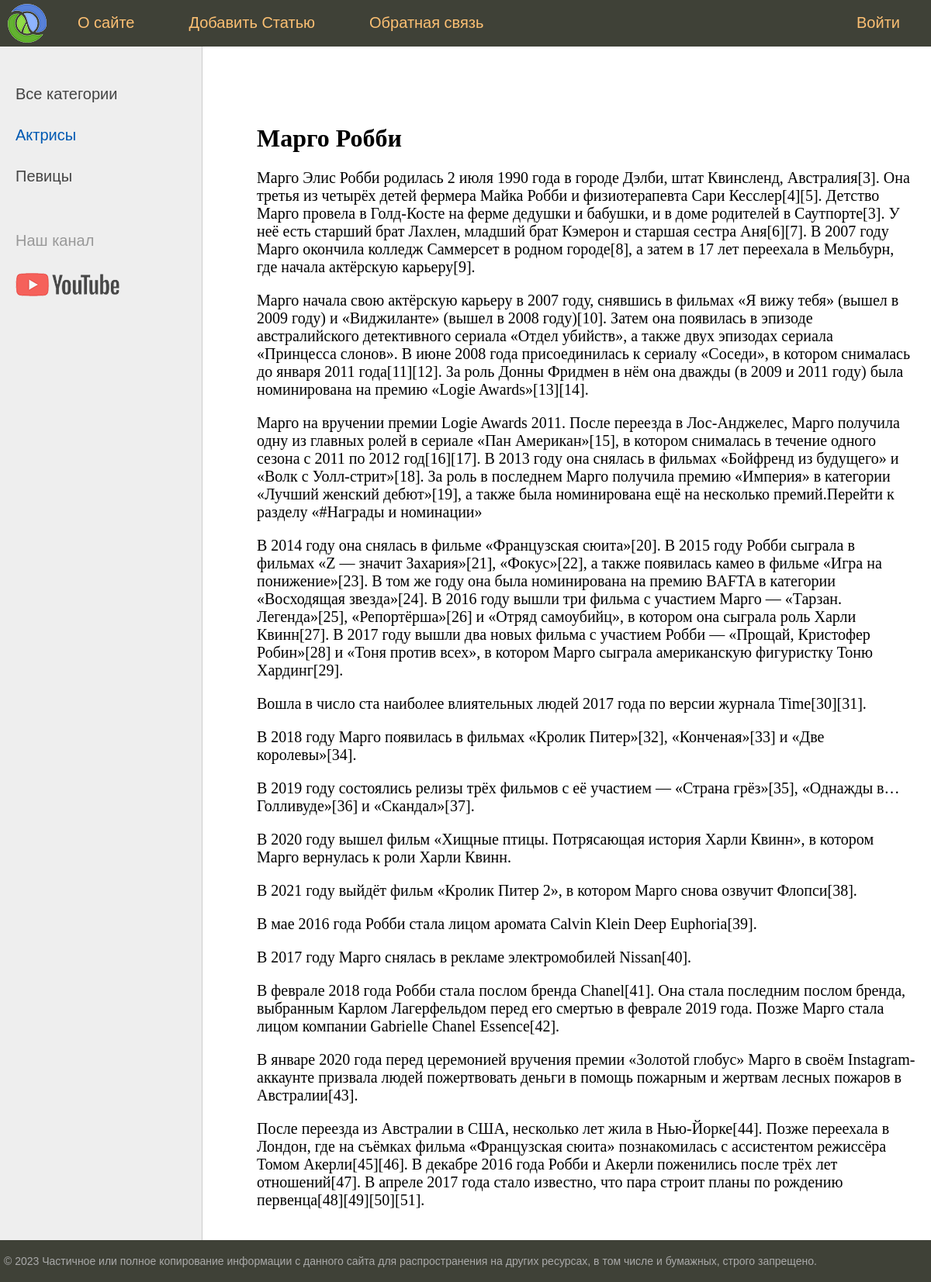
The page /women/post/margo-robbi/ on the database as committed earlier.
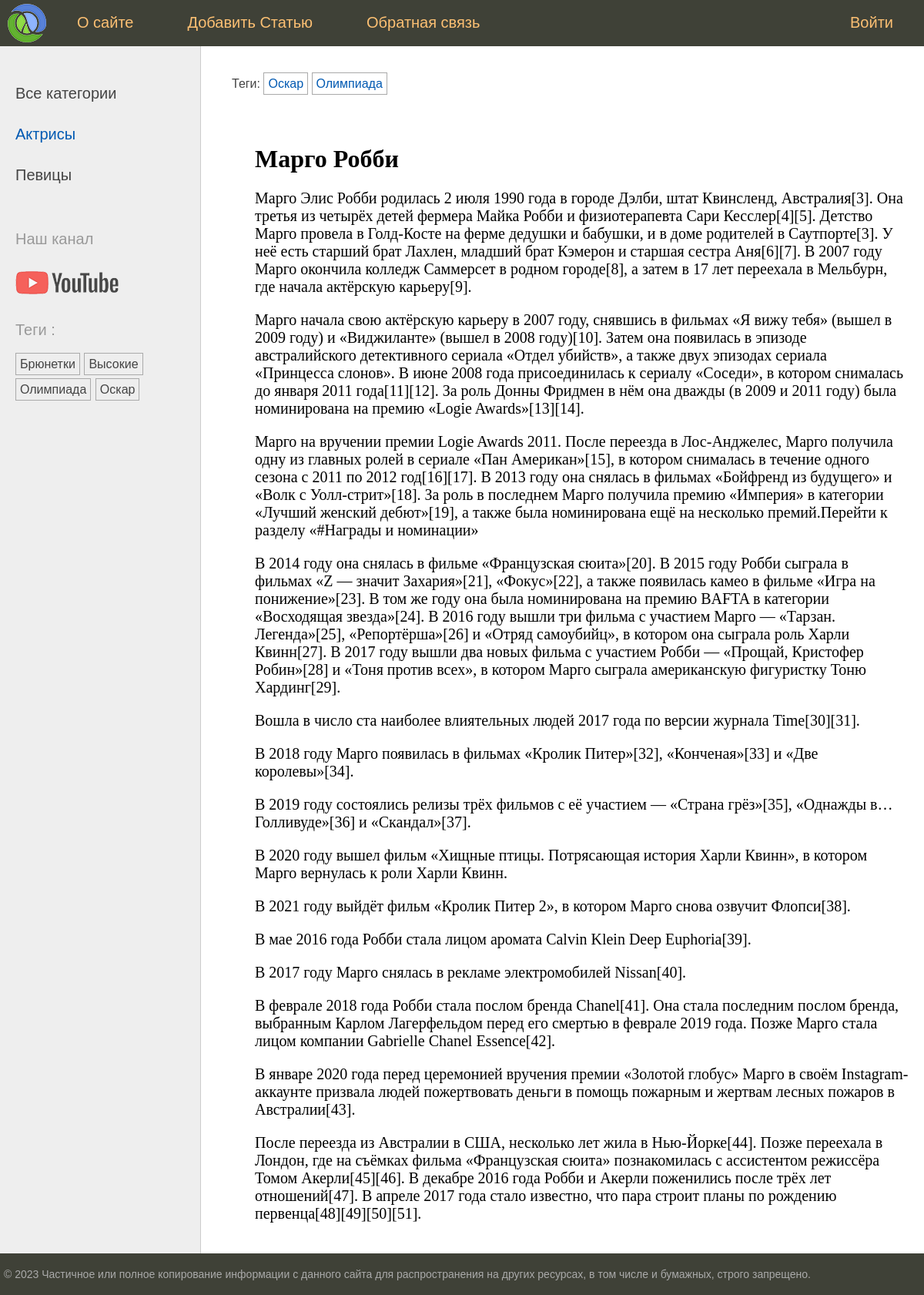
The same page on the database as committed later.
### women/models.py (models this page shows, shortened)
class Category(models.Model):
    name = models.CharField(max_length=100, db_index=True)
    slug = models.SlugField(max_length=255, unique=False, db_index=True)
    def get_absolute_url(self):
        return reverse("category", kwargs={"cat_slug": self.slug})

class TagPost(models.Model):
    tag = models.CharField(max_length=100, db_index=True)
    slug = models.SlugField(max_length=255, unique=True, db_index=True)
    def get_absolute_url(self):
        return reverse("tag", kwargs={"tag_slug": self.slug})

### women/views.py (the view)
# urls.py: path("post/<slug:post_slug>/", views.showpost, name="post"),
def showpost(request, post_slug):
    post = get_object_or_404(Women, slug=post_slug)
    data = {
        "title": post.title,
        "menu": menu,
        "post": post,
        "cat_selected": 1,
    }
    return render(request, "women/post.html", data)

### women/templatetags/women_tags.py (called while the page is built)
@register.inclusion_tag("women/list_categories.html")
def show_categories(cat_selected=0):
    cats = Category.objects.annotate(total=Count("posts")).filter(total__gt=0)
    return {"cats": cats, "cat_selected": cat_selected}

@register.inclusion_tag("women/list_tags.html")
def show_all_tags():
    return {"tags": TagPost.objects.annotate(total=Count("tags")).filter(total__gt=0)}

### women/templates/women/post.html (shortened to what this page needs)
{% extends "base.html" %}
{% block breadcrumbs%}
{% with post.tags.all as tags %}
{% if tags %}
<ul class="tags-list">
    <li>Теги:</li>
    {% for t in tags%}
    <li><a href="{{ t.get_absolute_url}}">{{t.tag}}</a></li>
    {% endfor %}
</ul>
{% endif %}
{% endwith %}
{% endblock %}
{% block content %}
<h1>{{post.title}}</h1>
{{post.content|linebreaks}}
{%endblock%}

### women/templates/women/list_categories.html
{% for cat in cats%}
{% if cat.id == cat_selected%}
<li class="selected">{{cat.name}}</li>
{%else%}
<li><a href="{{ cat.get_absolute_url}}">{{cat.name}}</a></li>
{%endif%}
{% endfor %}

### women/templates/women/list_tags.html
{% if tags %}
<p> Теги :</p>
<ul class="tags-list">
    {% for t in tags%}
    <li><a href="{{t.get_absolute_url}}">{{t.tag}}</a></li>
    {% endfor %}
</ul>
{% endif%}

Rows that differ between the two databases and show on the page:
added TagPost: tag "Брюнетки"
added TagPost: tag "Высокие"
added TagPost: tag "Олимпиада"
added TagPost: tag "Оскар"
Other text that changed with them:
text now shown: "Теги : Теги:"
